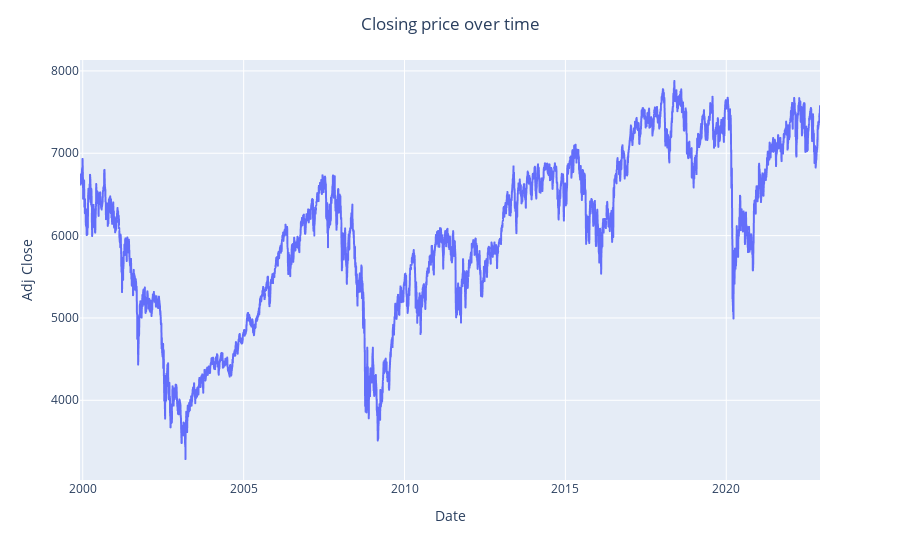

The cell this chart's notebook holds for it:
### Code cell
fig = px.line(data, x=data.index, y='Adj Close')
fig.update_layout(title={'text': 'Closing price over time', 'x': 0.5})
fig.show()

### Figure 1 — Plotly figure (JSON) as saved in the notebook; plotly's stock layout.template omitted (floating-point values rounded to 4 significant figures; data arrays with more than 128 entries replaced by an {"elided": "..."} marker saying what was removed)
{"data": [{"hovertemplate": "Date=%{x}<br>Adj Close=%{y}<extra></extra>", "legendgroup": "", "line": {"color": "#636efa", "dash": "solid"}, "marker": {"symbol": "circle"}, "mode": "lines", "name": "", "showlegend": false, "type": "scattergl", "x": {"elided": "5809 str values"}, "xaxis": "x", "y": {"elided": "5809 float values"}, "yaxis": "y"}], "layout": {"legend": {"tracegroupgap": 0}, "margin": {"t": 60}, "title": {"text": "Closing price over time", "x": 0.5}, "xaxis": {"anchor": "y", "domain": [0, 1], "title": {"text": "Date"}}, "yaxis": {"anchor": "x", "domain": [0, 1], "title": {"text": "Adj Close"}}}}
